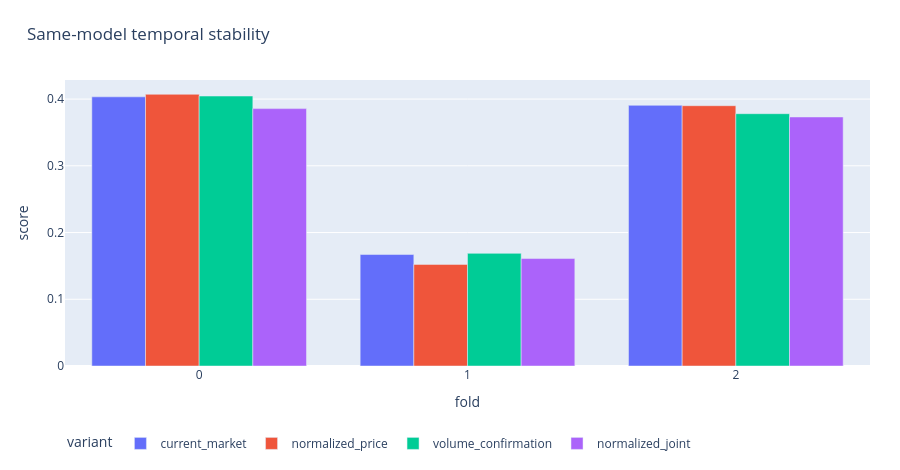

Here is the notebook cell this chart was saved with:
### Markdown cell above
## 2. Fold stability

### Code cell
figures[1][1].show(renderer='plotly_mimetype')

### Figure 1 — Plotly figure (JSON) as saved in the notebook; plotly's stock layout.template omitted (floating-point values rounded to 4 significant figures)
{"data": [{"alignmentgroup": "True", "hovertemplate": "variant=current_market<br>fold=%{x}<br>score=%{y}<extra></extra>", "legendgroup": "current_market", "marker": {"color": "#636efa", "pattern": {"shape": ""}}, "name": "current_market", "offsetgroup": "current_market", "orientation": "v", "showlegend": true, "textposition": "auto", "type": "bar", "x": ["0", "1", "2"], "xaxis": "x", "y": [0.4034, 0.167, 0.3906], "yaxis": "y"}, {"alignmentgroup": "True", "hovertemplate": "variant=normalized_price<br>fold=%{x}<br>score=%{y}<extra></extra>", "legendgroup": "normalized_price", "marker": {"color": "#EF553B", "pattern": {"shape": ""}}, "name": "normalized_price", "offsetgroup": "normalized_price", "orientation": "v", "showlegend": true, "textposition": "auto", "type": "bar", "x": ["0", "1", "2"], "xaxis": "x", "y": [0.4072, 0.1522, 0.3901], "yaxis": "y"}, {"alignmentgroup": "True", "hovertemplate": "variant=volume_confirmation<br>fold=%{x}<br>score=%{y}<extra></extra>", "legendgroup": "volume_confirmation", "marker": {"color": "#00cc96", "pattern": {"shape": ""}}, "name": "volume_confirmation", "offsetgroup": "volume_confirmation", "orientation": "v", "showlegend": true, "textposition": "auto", "type": "bar", "x": ["0", "1", "2"], "xaxis": "x", "y": [0.4045, 0.1688, 0.3781], "yaxis": "y"}, {"alignmentgroup": "True", "hovertemplate": "variant=normalized_joint<br>fold=%{x}<br>score=%{y}<extra></extra>", "legendgroup": "normalized_joint", "marker": {"color": "#ab63fa", "pattern": {"shape": ""}}, "name": "normalized_joint", "offsetgroup": "normalized_joint", "orientation": "v", "showlegend": true, "textposition": "auto", "type": "bar", "x": ["0", "1", "2"], "xaxis": "x", "y": [0.3857, 0.161, 0.3732], "yaxis": "y"}], "layout": {"barmode": "group", "height": 470, "legend": {"orientation": "h", "title": {"text": "variant"}, "tracegroupgap": 0, "y": -0.22}, "margin": {"b": 70, "l": 65, "r": 30, "t": 80}, "title": {"text": "Same-model temporal stability", "x": 0.03}, "xaxis": {"anchor": "y", "domain": [0, 1], "title": {"text": "fold"}}, "yaxis": {"anchor": "x", "domain": [0, 1], "title": {"text": "score"}}}}
